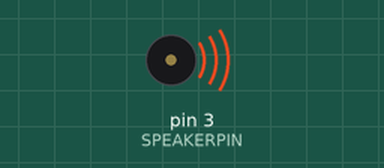
Simulated run of this sketch. Board: Arduino Uno, built with avr-gcc and run on an emulated ATmega328P. Parts: buzzer (waves = sounding).

Above: at 0.2 s.
Timing chart, 0 to 3.0 s (numbered marks = the images above):
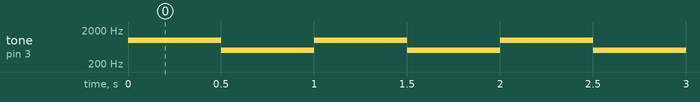

Measured:
- by itself, tone on pin 3 (SPEAKERPIN): alternates 1000 Hz for 0.50 s and 500 Hz for 0.50 s

The sketch:

sanityCheckSpeaker.ino
```cpp
#define SPEAKERPIN 3

void setup()
{
  pinMode(SPEAKERPIN, OUTPUT);
}

void loop()
{
  tone(SPEAKERPIN, 1000, 500);
  delay(500);

  tone(SPEAKERPIN, 500, 500);
  delay(500);
}
```
